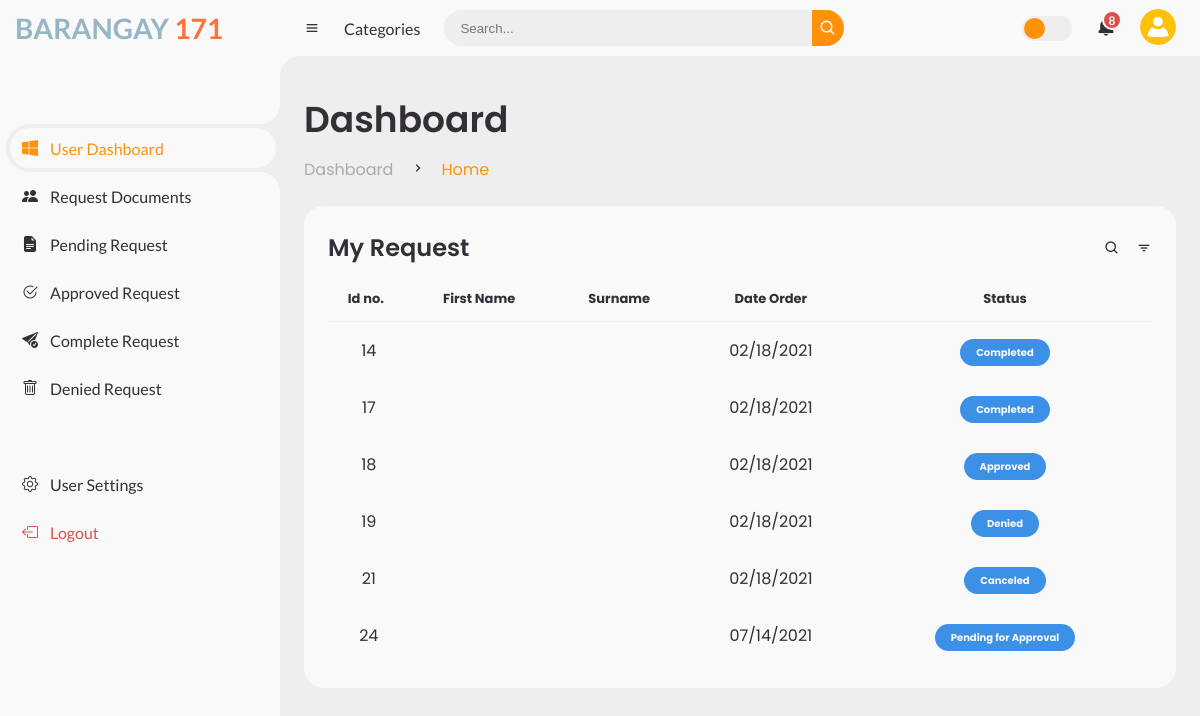
Page /userportal.php (signed in) on the committed database.
### tables this page shows
CREATE TABLE `request` (
  `Username` varchar(50) NOT NULL,
  `id` int(11) NOT NULL,
  `requestingfor` varchar(50) NOT NULL,
  `firstname` varchar(50) NOT NULL,
  `midname` varchar(50) NOT NULL,
  `surname` varchar(50) NOT NULL,
  `Fullname` varchar(50) NOT NULL,
  `Birthdate` varchar(20) NOT NULL,
  `Age` int(2) NOT NULL,
  `Gender` varchar(50) NOT NULL,
  `HomeAddress` varchar(50) NOT NULL,
  `Contact` varchar(11) NOT NULL,
  `DateofRequest` varchar(11) NOT NULL,
  `Purposes` varchar(50) NOT NULL,
  `Documents` varchar(50) NOT NULL,
  `Fee` varchar(50) NOT NULL,
  `ValidID` varchar(50) NOT NULL,
  `FrontID` longblob NOT NULL,
  `BackID` longblob NOT NULL,
  `Payment` varchar(50) NOT NULL,
  `Service` varchar(50) NOT NULL,
  `Status` varchar(50) NOT NULL,
  `approvedby` varchar(255) NOT NULL,
  `deniedby` varchar(255) DEFAULT NULL

);

### usersession.php (called while the page is built, shortened)
<?php
   $user_check = $_SESSION['login_user'];
?>

### userportal.php (the view, shortened to what this page needs)
<?php include 'connect.php';
include 'usersession.php';
?>
<!DOCTYPE html>
<html lang="en">
<head>
	<link href='https://unpkg.com/boxicons@2.0.9/css/boxicons.min.css' rel='stylesheet'>
    <link rel="stylesheet" href="https://cdn.jsdelivr.net/npm/bootstrap-icons@1.11.2/font/bootstrap-icons.min.css">
</head>
<body>
	<section id="sidebar">
		<a href="#" class="brand">
			<h3  class="text">
                Barangay
                <span>171</span>
            </h3>
		</a>
		<ul class="side-menu top">
			<li class="active">
				<a href="userportal.php">
                    <i class="bi bi-windows"></i>
					<span class="text">User Dashboard</span>
				</a>
			</li>
			<li>
				<a href="userreq_doc.php">
                    <i class="bi bi-people-fill"></i>
					<span class="text">Request Documents</span>
				</a>
			</li>
			<li>
				<a href="userrequest.php">
                    <i class="bi bi-file-earmark-text-fill"></i>
					<span class="text">Pending Request</span>
				</a>
			</li>
			<li class>
				<a href="userapvreq.php">
				<i class="bi bi-check2-circle"></i>
					<span class="text">Approved Request</span>
				</a>
			</li>
			<li class>
				<a href="usercomreq.php">
				<i class="bi bi-send-check-fill"></i>
					<span class="text">Complete Request</span>
				</a>
			</li>
			<li class>
				<a href="userdenreq.php">
				<i class="bi bi-trash"></i>
					<span class="text">Denied Request</span>
				</a>
			</li>
		</ul>
		<ul class="side-menu">
			<li>
				<a href="usersetting.php">
                    <i class="bi bi-gear"></i>
					<span class="text">User Settings</span>
				</a>
			</li>
			<li>
				<a href="login.php" class="logout">
                    <i class="bi bi-box-arrow-left"></i>
					<span class="text">Logout</span>
				</a>
			</li>
		</ul>
	</section>
	<section id="content">
		<nav>
			<i class='bx bx-menu' ></i>
			<a href="#" class="nav-link">Categories</a>
			<form action="#">
				<div class="form-input">
					<input type="search" placeholder="Search...">
					<button type="submit" class="search-btn"><i class='bx bx-search' ></i></button>
				</div>
			</form>
			<label for="switch-mode" class="switch-mode"></label>
			<a href="#" class="notification">
				<span class="num">8</span>
			</a>
			<a href="#" class="profile">
				<img src="img/user.png">
			</a>
		</nav>
		<main>
			<div class="head-title">
				<div class="left">
					<h1>Dashboard</h1>
					<ul class="breadcrumb">
						<li>
							<a href="userportal.php">Dashboard</a>
						</li>
						<li><i class='bx bx-chevron-right' ></i></li>
						<li>
							<a class="active" href="userportal.php">Home</a>
						</li>
					</ul>
				</div>
			</div>
			<div class="table-data">
				<div class="order">
					<div class="head">
						<h3>My Request</h3>
						<i class='bx bx-search' ></i>
						<i class='bx bx-filter' ></i>
					</div>
					<table>
						<thead>
							<tr>
								<th>Id no.</th>
                                <th>First Name</th>
								<th>Surname</th>
								<th>Date Order</th>
								<th>Status</th>
							</tr>
						</thead>
						<tbody>
							<?php
							$query = "SELECT * FROM request WHERE Username = '$user_check'";
							$result = mysqli_query($conn, $query);
                            while ($row=mysqli_fetch_array($result)){ ?>
							<tr>
                                <td><?php echo $row['id'];?></td>
								<td>
								</td>
								<td>
								</td>
								<td><?php echo $row['DateofRequest'];?></td>
								<td><span class="status completed"><?php echo $row['Status'];?></span></td>
							</tr>
							<?php }
							?>
						</tbody>
					</table>
				</div>
			</div>
		</main>
	</section>
</body>
</html>

### rows in the picture
request: id "14", DateofRequest "02/18/2021", Status "Completed"
request: id "17", DateofRequest "02/18/2021", Status "Completed"
request: id "18", DateofRequest "02/18/2021", Status "Approved"
request: id "19", DateofRequest "02/18/2021", Status "Denied"
request: id "21", DateofRequest "02/18/2021", Status "Canceled"
request: id "24", DateofRequest "07/14/2021", Status "Pending for Approval"
